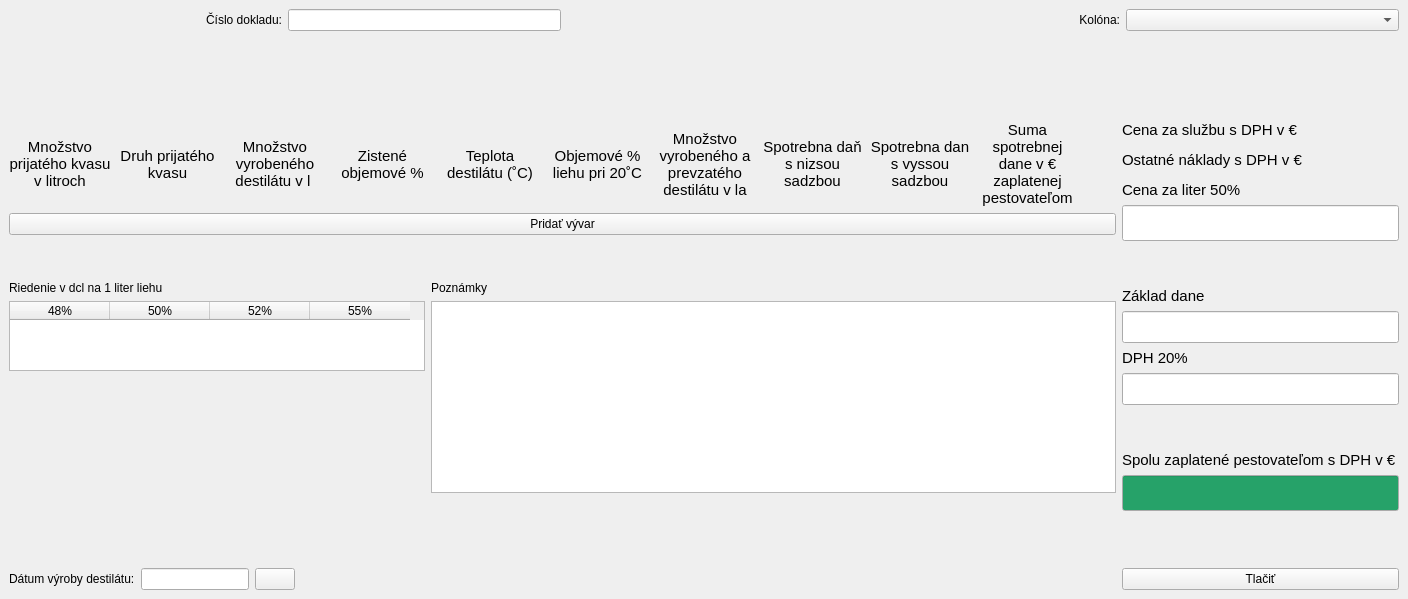
<?xml version="1.0" encoding="UTF-8"?>
<ui version="4.0">
 <class>MainWindow</class>
 <widget class="QMainWindow" name="MainWindow">
  <property name="geometry">
   <rect>
    <x>0</x>
    <y>0</y>
    <width>1408</width>
    <height>599</height>
   </rect>
  </property>
  <property name="windowTitle">
   <string>MainWindow</string>
  </property>
  <widget class="QWidget" name="centralwidget">
   <layout class="QVBoxLayout" name="verticalLayout" stretch="0,1,6">
    <item>
     <layout class="QHBoxLayout" name="horizontalLayout">
      <item>
       <widget class="QLabel" name="label">
        <property name="text">
         <string>Číslo dokladu:</string>
        </property>
        <property name="alignment">
         <set>Qt::AlignRight|Qt::AlignTrailing|Qt::AlignVCenter</set>
        </property>
       </widget>
      </item>
      <item>
       <widget class="QLineEdit" name="le_mark">
        <property name="sizePolicy">
         <sizepolicy hsizetype="Preferred" vsizetype="Fixed">
          <horstretch>0</horstretch>
          <verstretch>0</verstretch>
         </sizepolicy>
        </property>
       </widget>
      </item>
      <item>
       <widget class="QLabel" name="label_year">
        <property name="text">
         <string/>
        </property>
        <property name="alignment">
         <set>Qt::AlignLeading|Qt::AlignLeft|Qt::AlignVCenter</set>
        </property>
       </widget>
      </item>
      <item>
       <widget class="QLabel" name="label_2">
        <property name="text">
         <string>Kolóna:</string>
        </property>
        <property name="alignment">
         <set>Qt::AlignRight|Qt::AlignTrailing|Qt::AlignVCenter</set>
        </property>
       </widget>
      </item>
      <item>
       <widget class="QComboBox" name="cb_production_line">
        <item>
         <property name="text">
          <string/>
         </property>
        </item>
        <item>
         <property name="text">
          <string>A</string>
         </property>
        </item>
        <item>
         <property name="text">
          <string>B</string>
         </property>
        </item>
       </widget>
      </item>
     </layout>
    </item>
    <item>
     <widget class="CustomerHandler" name="customer_handler" native="true">
      <property name="sizePolicy">
       <sizepolicy hsizetype="Preferred" vsizetype="Preferred">
        <horstretch>0</horstretch>
        <verstretch>0</verstretch>
       </sizepolicy>
      </property>
     </widget>
    </item>
    <item>
     <layout class="QHBoxLayout" name="horizontalLayout_2" stretch="4,1">
      <item>
       <layout class="QVBoxLayout" name="main_vertical" stretch="0,0,0,0,0,0,0">
        <item>
         <layout class="QHBoxLayout" name="distilling_input_labels" stretch="1,1,1,1,1,1,1,1,1,1,1">
          <property name="sizeConstraint">
           <enum>QLayout::SetMaximumSize</enum>
          </property>
          <property name="topMargin">
           <number>0</number>
          </property>
          <item>
           <widget class="QLabel" name="label_ferment_volume">
            <property name="font">
             <font>
              <pointsize>11</pointsize>
             </font>
            </property>
            <property name="layoutDirection">
             <enum>Qt::LeftToRight</enum>
            </property>
            <property name="text">
             <string>Množstvo prijatého kvasu v litroch</string>
            </property>
            <property name="alignment">
             <set>Qt::AlignCenter</set>
            </property>
            <property name="wordWrap">
             <bool>true</bool>
            </property>
           </widget>
          </item>
          <item>
           <widget class="QLabel" name="label_ferment_type">
            <property name="font">
             <font>
              <pointsize>11</pointsize>
             </font>
            </property>
            <property name="layoutDirection">
             <enum>Qt::LeftToRight</enum>
            </property>
            <property name="text">
             <string>Druh prijatého kvasu</string>
            </property>
            <property name="alignment">
             <set>Qt::AlignCenter</set>
            </property>
            <property name="wordWrap">
             <bool>true</bool>
            </property>
           </widget>
          </item>
          <item>
           <widget class="QLabel" name="label_alcohol_volume">
            <property name="font">
             <font>
              <pointsize>11</pointsize>
             </font>
            </property>
            <property name="layoutDirection">
             <enum>Qt::LeftToRight</enum>
            </property>
            <property name="text">
             <string>Množstvo vyrobeného destilátu v l </string>
            </property>
            <property name="alignment">
             <set>Qt::AlignCenter</set>
            </property>
            <property name="wordWrap">
             <bool>true</bool>
            </property>
           </widget>
          </item>
          <item>
           <widget class="QLabel" name="label_alcohol_percentage">
            <property name="font">
             <font>
              <pointsize>11</pointsize>
             </font>
            </property>
            <property name="layoutDirection">
             <enum>Qt::LeftToRight</enum>
            </property>
            <property name="text">
             <string>Zistené objemové %</string>
            </property>
            <property name="alignment">
             <set>Qt::AlignCenter</set>
            </property>
            <property name="wordWrap">
             <bool>true</bool>
            </property>
           </widget>
          </item>
          <item>
           <widget class="QLabel" name="label_alcohol_temperature">
            <property name="font">
             <font>
              <pointsize>11</pointsize>
             </font>
            </property>
            <property name="layoutDirection">
             <enum>Qt::LeftToRight</enum>
            </property>
            <property name="text">
             <string>Teplota destilátu (˚C)</string>
            </property>
            <property name="alignment">
             <set>Qt::AlignCenter</set>
            </property>
            <property name="wordWrap">
             <bool>true</bool>
            </property>
           </widget>
          </item>
          <item>
           <widget class="QLabel" name="label_alcohol_percentage_at_20">
            <property name="font">
             <font>
              <pointsize>11</pointsize>
             </font>
            </property>
            <property name="layoutDirection">
             <enum>Qt::LeftToRight</enum>
            </property>
            <property name="text">
             <string>Objemové % liehu pri 20˚C</string>
            </property>
            <property name="alignment">
             <set>Qt::AlignCenter</set>
            </property>
            <property name="wordWrap">
             <bool>true</bool>
            </property>
           </widget>
          </item>
          <item>
           <widget class="QLabel" name="label_alcohol_volume_la">
            <property name="font">
             <font>
              <pointsize>11</pointsize>
             </font>
            </property>
            <property name="layoutDirection">
             <enum>Qt::LeftToRight</enum>
            </property>
            <property name="text">
             <string>Množstvo vyrobeného a prevzatého destilátu v la</string>
            </property>
            <property name="alignment">
             <set>Qt::AlignCenter</set>
            </property>
            <property name="wordWrap">
             <bool>true</bool>
            </property>
           </widget>
          </item>
          <item>
           <widget class="QLabel" name="label_lower_tax">
            <property name="font">
             <font>
              <pointsize>11</pointsize>
             </font>
            </property>
            <property name="layoutDirection">
             <enum>Qt::LeftToRight</enum>
            </property>
            <property name="text">
             <string>Spotrebna daň s nizsou sadzbou</string>
            </property>
            <property name="alignment">
             <set>Qt::AlignCenter</set>
            </property>
            <property name="wordWrap">
             <bool>true</bool>
            </property>
           </widget>
          </item>
          <item>
           <widget class="QLabel" name="label_full_tax">
            <property name="font">
             <font>
              <pointsize>11</pointsize>
             </font>
            </property>
            <property name="layoutDirection">
             <enum>Qt::LeftToRight</enum>
            </property>
            <property name="text">
             <string>Spotrebna dan s vyssou sadzbou</string>
            </property>
            <property name="alignment">
             <set>Qt::AlignCenter</set>
            </property>
            <property name="wordWrap">
             <bool>true</bool>
            </property>
           </widget>
          </item>
          <item>
           <widget class="QLabel" name="label_sum_tax">
            <property name="font">
             <font>
              <pointsize>11</pointsize>
             </font>
            </property>
            <property name="layoutDirection">
             <enum>Qt::LeftToRight</enum>
            </property>
            <property name="text">
             <string>Suma spotrebnej dane v € zaplatenej pestovateľom</string>
            </property>
            <property name="alignment">
             <set>Qt::AlignCenter</set>
            </property>
            <property name="wordWrap">
             <bool>true</bool>
            </property>
           </widget>
          </item>
          <item>
           <spacer name="horizontalSpacer">
            <property name="orientation">
             <enum>Qt::Horizontal</enum>
            </property>
            <property name="sizeType">
             <enum>QSizePolicy::Fixed</enum>
            </property>
            <property name="sizeHint" stdset="0">
             <size>
              <width>38</width>
              <height>20</height>
             </size>
            </property>
           </spacer>
          </item>
         </layout>
        </item>
        <item>
         <layout class="QVBoxLayout" name="layout_distilling_inputs"/>
        </item>
        <item>
         <widget class="QPushButton" name="button_add_distilling_input">
          <property name="text">
           <string>Pridať vývar</string>
          </property>
         </widget>
        </item>
        <item>
         <spacer name="verticalSpacer_5">
          <property name="orientation">
           <enum>Qt::Vertical</enum>
          </property>
          <property name="sizeType">
           <enum>QSizePolicy::Preferred</enum>
          </property>
          <property name="sizeHint" stdset="0">
           <size>
            <width>20</width>
            <height>40</height>
           </size>
          </property>
         </spacer>
        </item>
        <item>
         <layout class="QHBoxLayout" name="horizontal_dilute_notes">
          <item>
           <layout class="QVBoxLayout" name="verical_dilute">
            <item>
             <widget class="QLabel" name="label_dilute">
              <property name="text">
               <string>Riedenie v dcl na 1 liter liehu</string>
              </property>
             </widget>
            </item>
            <item>
             <widget class="QTableWidget" name="diluteTable">
              <property name="sizePolicy">
               <sizepolicy hsizetype="Preferred" vsizetype="Preferred">
                <horstretch>0</horstretch>
                <verstretch>0</verstretch>
               </sizepolicy>
              </property>
              <property name="sizeAdjustPolicy">
               <enum>QAbstractScrollArea::AdjustToContents</enum>
              </property>
              <attribute name="verticalHeaderVisible">
               <bool>false</bool>
              </attribute>
              <column>
               <property name="text">
                <string>48%</string>
               </property>
              </column>
              <column>
               <property name="text">
                <string>50%</string>
               </property>
              </column>
              <column>
               <property name="text">
                <string>52%</string>
               </property>
              </column>
              <column>
               <property name="text">
                <string>55%</string>
               </property>
              </column>
             </widget>
            </item>
            <item>
             <spacer name="verticalSpacer_6">
              <property name="orientation">
               <enum>Qt::Vertical</enum>
              </property>
              <property name="sizeType">
               <enum>QSizePolicy::Expanding</enum>
              </property>
              <property name="sizeHint" stdset="0">
               <size>
                <width>20</width>
                <height>40</height>
               </size>
              </property>
             </spacer>
            </item>
           </layout>
          </item>
          <item>
           <layout class="QVBoxLayout" name="vertical_notes">
            <item>
             <widget class="QLabel" name="label_notes">
              <property name="text">
               <string>Poznámky</string>
              </property>
             </widget>
            </item>
            <item>
             <widget class="QTextEdit" name="notes">
              <property name="sizePolicy">
               <sizepolicy hsizetype="Expanding" vsizetype="Expanding">
                <horstretch>0</horstretch>
                <verstretch>0</verstretch>
               </sizepolicy>
              </property>
              <property name="minimumSize">
               <size>
                <width>0</width>
                <height>36</height>
               </size>
              </property>
             </widget>
            </item>
           </layout>
          </item>
         </layout>
        </item>
        <item>
         <spacer name="verticalSpacer">
          <property name="orientation">
           <enum>Qt::Vertical</enum>
          </property>
          <property name="sizeType">
           <enum>QSizePolicy::MinimumExpanding</enum>
          </property>
          <property name="sizeHint" stdset="0">
           <size>
            <width>20</width>
            <height>20</height>
           </size>
          </property>
         </spacer>
        </item>
        <item>
         <layout class="QHBoxLayout" name="horizontal_date">
          <item>
           <widget class="QLabel" name="label_date">
            <property name="text">
             <string>Dátum výroby destilátu:</string>
            </property>
           </widget>
          </item>
          <item>
           <widget class="QLineEdit" name="lineEdit_date">
            <property name="sizePolicy">
             <sizepolicy hsizetype="Preferred" vsizetype="Fixed">
              <horstretch>0</horstretch>
              <verstretch>0</verstretch>
             </sizepolicy>
            </property>
            <property name="inputMask">
             <string/>
            </property>
            <property name="text">
             <string/>
            </property>
            <property name="cursorPosition">
             <number>0</number>
            </property>
            <property name="placeholderText">
             <string/>
            </property>
            <property name="cursorMoveStyle">
             <enum>Qt::LogicalMoveStyle</enum>
            </property>
           </widget>
          </item>
          <item>
           <widget class="QPushButton" name="reset_button_date">
            <property name="enabled">
             <bool>true</bool>
            </property>
            <property name="text">
             <string/>
            </property>
            <property name="icon">
             <iconset resource="../../resources/resources.qrc">
              <normaloff>:/png/undo_icon.png</normaloff>:/png/undo_icon.png</iconset>
            </property>
           </widget>
          </item>
          <item>
           <spacer name="horizontalSpacer_2">
            <property name="orientation">
             <enum>Qt::Horizontal</enum>
            </property>
            <property name="sizeHint" stdset="0">
             <size>
              <width>40</width>
              <height>20</height>
             </size>
            </property>
           </spacer>
          </item>
         </layout>
        </item>
       </layout>
      </item>
      <item>
       <layout class="QVBoxLayout" name="vertical_prices">
        <item>
         <layout class="QVBoxLayout" name="vertical_service_cost">
          <item>
           <widget class="QLabel" name="label_service_cost">
            <property name="sizePolicy">
             <sizepolicy hsizetype="Preferred" vsizetype="Preferred">
              <horstretch>0</horstretch>
              <verstretch>0</verstretch>
             </sizepolicy>
            </property>
            <property name="font">
             <font>
              <pointsize>11</pointsize>
             </font>
            </property>
            <property name="mouseTracking">
             <bool>false</bool>
            </property>
            <property name="text">
             <string>Cena za službu s DPH v €</string>
            </property>
            <property name="textFormat">
             <enum>Qt::PlainText</enum>
            </property>
            <property name="wordWrap">
             <bool>true</bool>
            </property>
            <property name="indent">
             <number>-1</number>
            </property>
           </widget>
          </item>
          <item>
           <widget class="ResetableLineEdit" name="rle_service_cost" native="true"/>
          </item>
         </layout>
        </item>
        <item>
         <layout class="QVBoxLayout" name="vertical_operating_costs">
          <item>
           <widget class="QLabel" name="label_operating_costs">
            <property name="sizePolicy">
             <sizepolicy hsizetype="Preferred" vsizetype="Preferred">
              <horstretch>0</horstretch>
              <verstretch>0</verstretch>
             </sizepolicy>
            </property>
            <property name="font">
             <font>
              <pointsize>11</pointsize>
             </font>
            </property>
            <property name="text">
             <string>Ostatné náklady s DPH v €</string>
            </property>
            <property name="textFormat">
             <enum>Qt::PlainText</enum>
            </property>
            <property name="wordWrap">
             <bool>true</bool>
            </property>
            <property name="indent">
             <number>-1</number>
            </property>
           </widget>
          </item>
          <item>
           <widget class="ResetableLineEdit" name="rle_operating_costs" native="true"/>
          </item>
         </layout>
        </item>
        <item>
         <layout class="QVBoxLayout" name="vertical_cost_per_liter">
          <item>
           <widget class="QLabel" name="label_cost_per_liter">
            <property name="sizePolicy">
             <sizepolicy hsizetype="Preferred" vsizetype="Preferred">
              <horstretch>0</horstretch>
              <verstretch>0</verstretch>
             </sizepolicy>
            </property>
            <property name="font">
             <font>
              <pointsize>11</pointsize>
             </font>
            </property>
            <property name="text">
             <string>Cena za liter 50%</string>
            </property>
            <property name="textFormat">
             <enum>Qt::PlainText</enum>
            </property>
            <property name="wordWrap">
             <bool>true</bool>
            </property>
            <property name="indent">
             <number>-1</number>
            </property>
           </widget>
          </item>
          <item>
           <widget class="QLineEdit" name="le_cost_per_liter">
            <property name="font">
             <font>
              <pointsize>18</pointsize>
             </font>
            </property>
            <property name="readOnly">
             <bool>true</bool>
            </property>
           </widget>
          </item>
         </layout>
        </item>
        <item>
         <spacer name="verticalSpacer_3">
          <property name="orientation">
           <enum>Qt::Vertical</enum>
          </property>
          <property name="sizeType">
           <enum>QSizePolicy::Preferred</enum>
          </property>
          <property name="sizeHint" stdset="0">
           <size>
            <width>20</width>
            <height>40</height>
           </size>
          </property>
         </spacer>
        </item>
        <item>
         <layout class="QVBoxLayout" name="vertical_tax_base">
          <item>
           <widget class="QLabel" name="label_tax_base">
            <property name="sizePolicy">
             <sizepolicy hsizetype="Preferred" vsizetype="Preferred">
              <horstretch>0</horstretch>
              <verstretch>0</verstretch>
             </sizepolicy>
            </property>
            <property name="font">
             <font>
              <pointsize>11</pointsize>
             </font>
            </property>
            <property name="text">
             <string>Základ dane</string>
            </property>
            <property name="textFormat">
             <enum>Qt::PlainText</enum>
            </property>
            <property name="wordWrap">
             <bool>true</bool>
            </property>
            <property name="indent">
             <number>-1</number>
            </property>
           </widget>
          </item>
          <item>
           <widget class="QLineEdit" name="le_tax_base">
            <property name="font">
             <font>
              <pointsize>15</pointsize>
             </font>
            </property>
            <property name="readOnly">
             <bool>true</bool>
            </property>
           </widget>
          </item>
         </layout>
        </item>
        <item>
         <layout class="QVBoxLayout" name="vertical_tax">
          <item>
           <widget class="QLabel" name="label_tax">
            <property name="sizePolicy">
             <sizepolicy hsizetype="Preferred" vsizetype="Preferred">
              <horstretch>0</horstretch>
              <verstretch>0</verstretch>
             </sizepolicy>
            </property>
            <property name="font">
             <font>
              <pointsize>11</pointsize>
             </font>
            </property>
            <property name="text">
             <string>DPH 20%</string>
            </property>
            <property name="textFormat">
             <enum>Qt::PlainText</enum>
            </property>
            <property name="wordWrap">
             <bool>true</bool>
            </property>
            <property name="indent">
             <number>-1</number>
            </property>
           </widget>
          </item>
          <item>
           <widget class="QLineEdit" name="le_tax_vat">
            <property name="font">
             <font>
              <pointsize>15</pointsize>
             </font>
            </property>
            <property name="readOnly">
             <bool>true</bool>
            </property>
           </widget>
          </item>
         </layout>
        </item>
        <item>
         <spacer name="verticalSpacer_4">
          <property name="orientation">
           <enum>Qt::Vertical</enum>
          </property>
          <property name="sizeType">
           <enum>QSizePolicy::Preferred</enum>
          </property>
          <property name="sizeHint" stdset="0">
           <size>
            <width>20</width>
            <height>40</height>
           </size>
          </property>
         </spacer>
        </item>
        <item>
         <layout class="QVBoxLayout" name="vertical_cost_sum">
          <item>
           <widget class="QLabel" name="label_cost_sum">
            <property name="sizePolicy">
             <sizepolicy hsizetype="Preferred" vsizetype="Preferred">
              <horstretch>0</horstretch>
              <verstretch>0</verstretch>
             </sizepolicy>
            </property>
            <property name="font">
             <font>
              <pointsize>11</pointsize>
             </font>
            </property>
            <property name="text">
             <string>Spolu zaplatené pestovateľom s DPH v €</string>
            </property>
            <property name="textFormat">
             <enum>Qt::PlainText</enum>
            </property>
            <property name="wordWrap">
             <bool>true</bool>
            </property>
            <property name="indent">
             <number>-1</number>
            </property>
           </widget>
          </item>
          <item>
           <widget class="QLineEdit" name="le_cost_sum">
            <property name="palette">
             <palette>
              <active>
               <colorrole role="Base">
                <brush brushstyle="SolidPattern">
                 <color alpha="255">
                  <red>38</red>
                  <green>162</green>
                  <blue>105</blue>
                 </color>
                </brush>
               </colorrole>
              </active>
              <inactive>
               <colorrole role="Base">
                <brush brushstyle="SolidPattern">
                 <color alpha="255">
                  <red>38</red>
                  <green>162</green>
                  <blue>105</blue>
                 </color>
                </brush>
               </colorrole>
              </inactive>
              <disabled/>
             </palette>
            </property>
            <property name="font">
             <font>
              <pointsize>18</pointsize>
             </font>
            </property>
            <property name="readOnly">
             <bool>true</bool>
            </property>
           </widget>
          </item>
         </layout>
        </item>
        <item>
         <spacer name="verticalSpacer_2">
          <property name="orientation">
           <enum>Qt::Vertical</enum>
          </property>
          <property name="sizeType">
           <enum>QSizePolicy::Expanding</enum>
          </property>
          <property name="sizeHint" stdset="0">
           <size>
            <width>20</width>
            <height>40</height>
           </size>
          </property>
         </spacer>
        </item>
        <item>
         <widget class="QPushButton" name="button_Print">
          <property name="sizePolicy">
           <sizepolicy hsizetype="Preferred" vsizetype="Preferred">
            <horstretch>0</horstretch>
            <verstretch>0</verstretch>
           </sizepolicy>
          </property>
          <property name="text">
           <string>Tlačiť</string>
          </property>
         </widget>
        </item>
       </layout>
      </item>
     </layout>
    </item>
   </layout>
  </widget>
 </widget>
 <customwidgets>
  <customwidget>
   <class>ResetableLineEdit</class>
   <extends>QWidget</extends>
   <header>resetable_line_edit</header>
   <container>1</container>
   <slots>
    <signal>textEdited()</signal>
   </slots>
  </customwidget>
  <customwidget>
   <class>CustomerHandler</class>
   <extends>QWidget</extends>
   <header>customer_handler</header>
   <container>1</container>
   <slots>
    <signal>la_changed()</signal>
   </slots>
  </customwidget>
 </customwidgets>
 <tabstops>
  <tabstop>button_add_distilling_input</tabstop>
  <tabstop>le_cost_per_liter</tabstop>
  <tabstop>le_tax_vat</tabstop>
  <tabstop>lineEdit_date</tabstop>
  <tabstop>le_tax_base</tabstop>
  <tabstop>reset_button_date</tabstop>
  <tabstop>le_cost_sum</tabstop>
 </tabstops>
 <resources>
  <include location="../../resources/resources.qrc"/>
 </resources>
 <connections>
  <connection>
   <sender>rle_service_cost</sender>
   <signal>textEdited()</signal>
   <receiver>MainWindow</receiver>
   <slot>update_costs()</slot>
   <hints>
    <hint type="sourcelabel">
     <x>1398</x>
     <y>148</y>
    </hint>
    <hint type="destinationlabel">
     <x>1031</x>
     <y>67</y>
    </hint>
   </hints>
  </connection>
  <connection>
   <sender>rle_operating_costs</sender>
   <signal>textEdited()</signal>
   <receiver>MainWindow</receiver>
   <slot>update_costs()</slot>
   <hints>
    <hint type="sourcelabel">
     <x>1398</x>
     <y>204</y>
    </hint>
    <hint type="destinationlabel">
     <x>1001</x>
     <y>399</y>
    </hint>
   </hints>
  </connection>
  <connection>
   <sender>customer_handler</sender>
   <signal>la_changed()</signal>
   <receiver>MainWindow</receiver>
   <slot>distribute_la()</slot>
   <hints>
    <hint type="sourcelabel">
     <x>1192</x>
     <y>80</y>
    </hint>
    <hint type="destinationlabel">
     <x>1198</x>
     <y>156</y>
    </hint>
   </hints>
  </connection>
  <connection>
   <sender>button_Print</sender>
   <signal>clicked()</signal>
   <receiver>MainWindow</receiver>
   <slot>print_save()</slot>
   <hints>
    <hint type="sourcelabel">
     <x>1275</x>
     <y>741</y>
    </hint>
    <hint type="destinationlabel">
     <x>1124</x>
     <y>707</y>
    </hint>
   </hints>
  </connection>
 </connections>
 <slots>
  <slot>update_costs()</slot>
  <slot>distribute_la()</slot>
  <slot>select_customer()</slot>
  <slot>print_save()</slot>
 </slots>
</ui>
